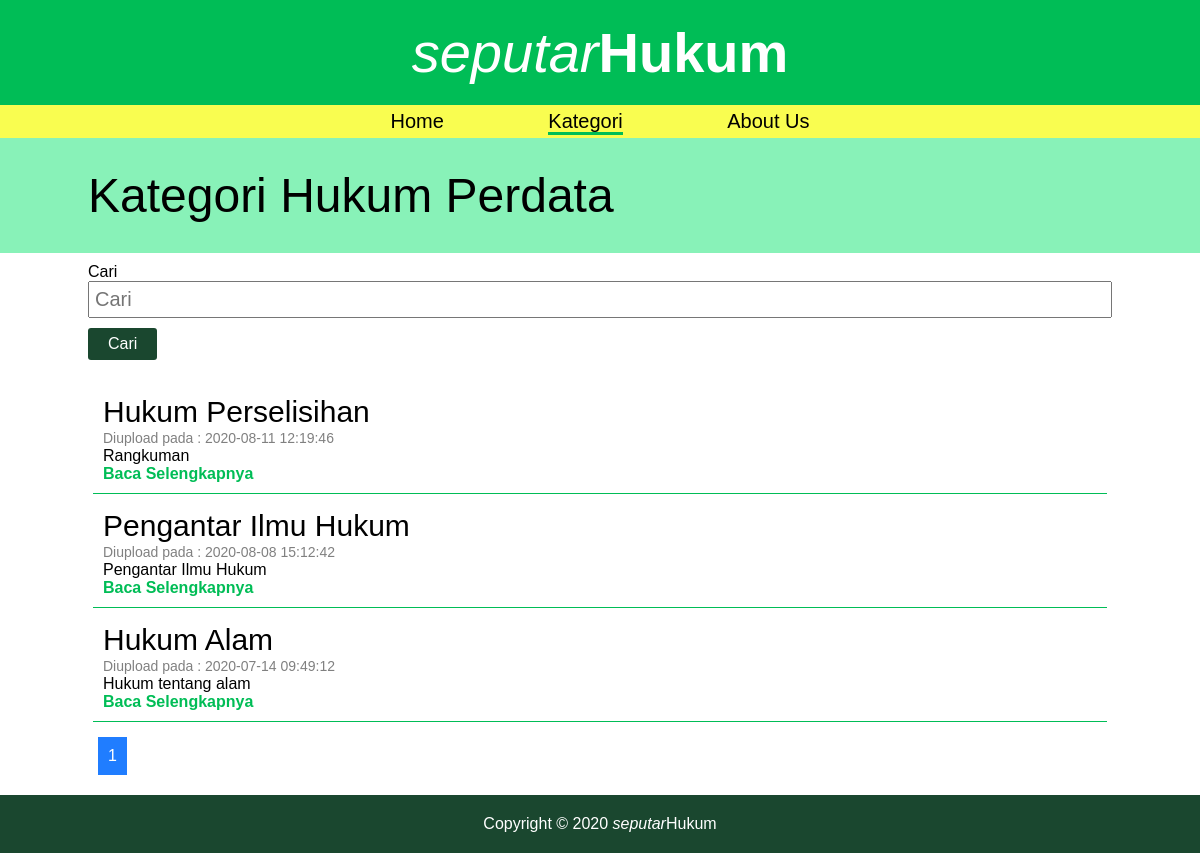
The page /list_artikel/2/Hukum Perdata on the database its author committed.
### tables this page shows
CREATE TABLE `artikel` (
  `id_artikel` int(11) NOT NULL,
  `judul` varchar(255) NOT NULL,
  `id_kategori` int(11) NOT NULL,
  `deskripsi` varchar(255) NOT NULL,
  `isi` mediumtext NOT NULL,
  `tgl_dibuat` datetime NOT NULL DEFAULT current_timestamp()
);

### list_artikel.php (the view, shortened to what this page needs)
<?php
    $id_kategori = isset($_GET['id_kategori']) ? $_GET['id_kategori'] : false;
    $kategori = isset($_GET['kategori']) ? $_GET['kategori'] : false;
    $pagination = isset($_GET['pagination']) ? $_GET['pagination'] : 1;
    $cari = isset($_GET['cari']) ? $_GET['cari'] : false;
    $data_per_halaman = 10;
    $mulai_dari = ($pagination - 1) * $data_per_halaman;
?>
<div class="header-page">
    <div class="container">
        <h2>Kategori <?= $kategori ?></h2>
    </div>
</div>
<section class='frame-list-artikel'>
    <div class="container">
    <form action="<?= BASE_URL.'index.php?page=list_artikel&id_kategori='.$id_kategori.'' ?>" method="get">
            <div class="element-form">
                <label>Cari</label>
                <span><input type="text" name="cari" value="<?= $cari ?>" placeholder="Cari"><input type="submit" value="Cari"></span>
            </div>
        </form>
        <?php
            $where = "WHERE artikel.id_kategori='$id_kategori'";
            $statementArtikel = $conn->prepare("SELECT artikel.*,kategori.kategori,kategori.id_kategori FROM artikel JOIN kategori ON kategori.id_kategori = artikel.id_kategori $where ORDER BY artikel.tgl_dibuat DESC LIMIT $mulai_dari,$data_per_halaman");
            $statementArtikel->execute();
            $result = $statementArtikel->fetchAll(PDO::FETCH_ASSOC);
            if(count($result) != 0):
                foreach($result as $row){
                    echo "<div class='box-artikel'>
                            <label>$row[judul]</label>
                            <label>Diupload pada : $row[tgl_dibuat]</label>
                            <p>$row[deskripsi]</p>
                            <a href='".BASE_URL."artikel/$row[id_artikel]/$row[judul]' class='link-readmore'><strong>Baca Selengkapnya</strong></a></p>
                            <span></span>
                            </div>";
                }
                endif;
            ?>
        </div>
</section>

### assets/css/style.css (style rules this page uses)
* { font-family: 'Chaparral Pro',sans-serif; margin: 0px; padding: 0px; }
.element-form { margin-bottom: 15px; }
.element-form label { display: block; }
.element-form span { display: block; }
.element-form span input[type=text],input[type="email"], input[type=password], textarea, select { width:100%; padding:5px; box-sizing: border-box; font-size: 20px; }
.element-form span input[type=submit] { background: #1A472F; border: none; color: white; padding: 7px 20px; margin: 10px 0; border-radius: 3px; font-size: 16px; cursor: pointer; }
.container { max-width: 1024px; margin: 10px auto; }
.header-page { background: #88F2B8; padding: 20px 10px; }
.header-page h2 { font-size: 48px; font-weight: normal; margin-bottom: 10px; }
.box-artikel { padding: 10px; border-bottom: 1px solid #00BD56; margin: 5px; word-break: break-word; }
.box-artikel label:nth-child(1) { font-size: 30px; display: block; }
.box-artikel label:nth-child(2),.box-artikel label:nth-child(3) { display: inline; margin-right: 5px; color: gray; font-size: 14px; }
.link-readmore { display: inline-block; text-decoration: none; color: #00BD56; }

### rows shown on the page
artikel: judul "Hukum Perselisihan", tgl_dibuat "2020-08-11 12:19:46", deskripsi "Rangkuman"
artikel: judul "Pengantar Ilmu Hukum", tgl_dibuat "2020-08-08 15:12:42", deskripsi "Pengantar Ilmu Hukum"
artikel: judul "Hukum Alam", tgl_dibuat "2020-07-14 09:49:12", deskripsi "Hukum tentang alam"

### other values the page prints
$kategori "Hukum Perdata"
